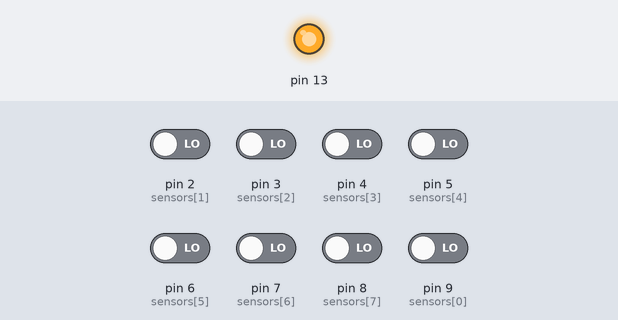
Recording of a sketch running on a simulated Arduino Uno, built with avr-gcc and run on an emulated ATmega328P. Shown: output pins drawn as LEDs (lit = HIGH). The inputs (shaded band) are chosen by the test bench; at power-on: pin 2 (sensors[1]), pin 3 (sensors[2]), pin 4 (sensors[3]), pin 5 (sensors[4]), pin 6 (sensors[5]), pin 7 (sensors[6]), pin 8 (sensors[7]), pin 9 (sensors[0]) LOW. What the sketch prints to the serial monitor is not drawn.

Above: at 0.1 s.
Timing chart, 0 to 1.6 s (numbered marks = the images above):
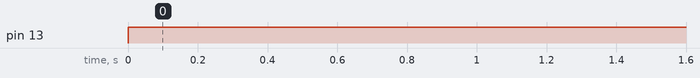

Measured:
- by itself, pin 13: LOW → HIGH at 0.00 s

The sketch:

barcode_code.ino
```cpp
int sensors[] = {9, 2, 3, 4, 5, 6, 7, 8};
int reading[8];
const int key[] = {0, 1};
bool error = false;

void scanBarcode(){
  error = false;
  for (int i=0; i < 8; i++){
    if (reading[i] != key[i]){ //if reading is not the same as key
      error = true; //set error flag
      digitalWrite(13, HIGH);
      delay(1000);
      digitalWrite(13, LOW);
      delay(1000);
    }
  }
}

void setup() {
  pinMode(13, OUTPUT);
  for (int i=0; i<8; i++){
    pinMode(sensors[i], INPUT);
  }
  Serial.begin(9600);
}

void loop() {
  digitalWrite(13, HIGH);
  for (int i=0; i<8; i++){
    if(digitalRead(sensors[i]) == HIGH){
      reading[i] = 1;
    } else {
      reading[i] = 0;
    }
  }
 for (int i=0; i<8; i++){
  Serial.print(reading[i]);
  Serial.print(" ");
 }
  Serial.println("");
  delay(50);

    }
```
